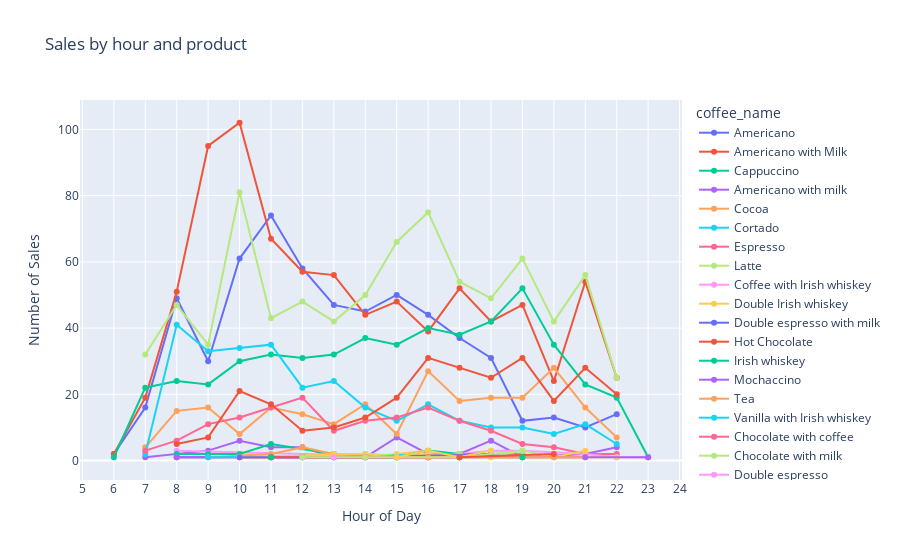

This figure's notebook cell:
### Markdown cell above
# Product Sales by Day time

### Code cell
Sales_hour=df.groupby(['hour','coffee_name']).size().reset_index(name='count')
fig=px.line(Sales_hour,x='hour',y='count',color='coffee_name',title='Sales by hour and product',markers=True)
fig.update_layout(xaxis=dict(dtick=1,title='Hour of Day'),yaxis_title='Number of Sales')
fig.show()

### Figure 1 — Plotly figure (JSON) as saved in the notebook; plotly's stock layout.template omitted (floating-point values rounded to 4 significant figures)
{"data": [{"hovertemplate": "coffee_name=Americano<br>hour=%{x}<br>count=%{y}<extra></extra>", "legendgroup": "Americano", "line": {"color": "#636efa", "dash": "solid"}, "marker": {"symbol": "circle"}, "mode": "lines+markers", "name": "Americano", "orientation": "v", "showlegend": true, "type": "scatter", "x": [6, 7, 8, 9, 10, 11, 12, 13, 14, 15, 16, 17, 18, 19, 20, 21, 22], "xaxis": "x", "y": [2, 16, 49, 30, 61, 74, 58, 47, 45, 50, 44, 37, 31, 12, 13, 10, 14], "yaxis": "y"}, {"hovertemplate": "coffee_name=Americano with Milk<br>hour=%{x}<br>count=%{y}<extra></extra>", "legendgroup": "Americano with Milk", "line": {"color": "#EF553B", "dash": "solid"}, "marker": {"symbol": "circle"}, "mode": "lines+markers", "name": "Americano with Milk", "orientation": "v", "showlegend": true, "type": "scatter", "x": [6, 7, 8, 9, 10, 11, 12, 13, 14, 15, 16, 17, 18, 19, 20, 21, 22], "xaxis": "x", "y": [2, 19, 51, 95, 102, 67, 57, 56, 44, 48, 39, 52, 42, 47, 24, 54, 25], "yaxis": "y"}, {"hovertemplate": "coffee_name=Cappuccino<br>hour=%{x}<br>count=%{y}<extra></extra>", "legendgroup": "Cappuccino", "line": {"color": "#00cc96", "dash": "solid"}, "marker": {"symbol": "circle"}, "mode": "lines+markers", "name": "Cappuccino", "orientation": "v", "showlegend": true, "type": "scatter", "x": [6, 7, 8, 9, 10, 11, 12, 13, 14, 15, 16, 17, 18, 19, 20, 21, 22, 23], "xaxis": "x", "y": [1, 22, 24, 23, 30, 32, 31, 32, 37, 35, 40, 38, 42, 52, 35, 23, 19, 1], "yaxis": "y"}, {"hovertemplate": "coffee_name=Americano with milk<br>hour=%{x}<br>count=%{y}<extra></extra>", "legendgroup": "Americano with milk", "line": {"color": "#ab63fa", "dash": "solid"}, "marker": {"symbol": "circle"}, "mode": "lines+markers", "name": "Americano with milk", "orientation": "v", "showlegend": true, "type": "scatter", "x": [7, 9, 10, 11, 12, 13, 14, 15, 16, 17, 18, 19, 21, 22], "xaxis": "x", "y": [1, 3, 6, 4, 4, 1, 1, 7, 2, 2, 6, 1, 2, 4], "yaxis": "y"}, {"hovertemplate": "coffee_name=Cocoa<br>hour=%{x}<br>count=%{y}<extra></extra>", "legendgroup": "Cocoa", "line": {"color": "#FFA15A", "dash": "solid"}, "marker": {"symbol": "circle"}, "mode": "lines+markers", "name": "Cocoa", "orientation": "v", "showlegend": true, "type": "scatter", "x": [7, 8, 9, 10, 11, 12, 13, 14, 15, 16, 17, 18, 19, 20, 21, 22], "xaxis": "x", "y": [4, 15, 16, 8, 16, 14, 11, 17, 8, 27, 18, 19, 19, 28, 16, 7], "yaxis": "y"}, {"hovertemplate": "coffee_name=Cortado<br>hour=%{x}<br>count=%{y}<extra></extra>", "legendgroup": "Cortado", "line": {"color": "#19d3f3", "dash": "solid"}, "marker": {"symbol": "circle"}, "mode": "lines+markers", "name": "Cortado", "orientation": "v", "showlegend": true, "type": "scatter", "x": [7, 8, 9, 10, 11, 12, 13, 14, 15, 16, 17, 18, 19, 20, 21, 22], "xaxis": "x", "y": [2, 41, 33, 34, 35, 22, 24, 16, 12, 17, 12, 10, 10, 8, 11, 5], "yaxis": "y"}, {"hovertemplate": "coffee_name=Espresso<br>hour=%{x}<br>count=%{y}<extra></extra>", "legendgroup": "Espresso", "line": {"color": "#FF6692", "dash": "solid"}, "marker": {"symbol": "circle"}, "mode": "lines+markers", "name": "Espresso", "orientation": "v", "showlegend": true, "type": "scatter", "x": [7, 8, 9, 10, 11, 12, 13, 14, 15, 16, 17, 18, 19, 20, 21, 22], "xaxis": "x", "y": [3, 6, 11, 13, 16, 19, 9, 12, 13, 16, 12, 9, 5, 4, 2, 2], "yaxis": "y"}, {"hovertemplate": "coffee_name=Latte<br>hour=%{x}<br>count=%{y}<extra></extra>", "legendgroup": "Latte", "line": {"color": "#B6E880", "dash": "solid"}, "marker": {"symbol": "circle"}, "mode": "lines+markers", "name": "Latte", "orientation": "v", "showlegend": true, "type": "scatter", "x": [7, 8, 9, 10, 11, 12, 13, 14, 15, 16, 17, 18, 19, 20, 21, 22], "xaxis": "x", "y": [32, 47, 35, 81, 43, 48, 42, 50, 66, 75, 54, 49, 61, 42, 56, 25], "yaxis": "y"}, {"hovertemplate": "coffee_name=Coffee with Irish whiskey<br>hour=%{x}<br>count=%{y}<extra></extra>", "legendgroup": "Coffee with Irish whiskey", "line": {"color": "#FF97FF", "dash": "solid"}, "marker": {"symbol": "circle"}, "mode": "lines+markers", "name": "Coffee with Irish whiskey", "orientation": "v", "showlegend": true, "type": "scatter", "x": [8, 16, 17, 18, 19, 21, 22, 23], "xaxis": "x", "y": [3, 1, 2, 3, 3, 2, 1, 1], "yaxis": "y"}, {"hovertemplate": "coffee_name=Double Irish whiskey<br>hour=%{x}<br>count=%{y}<extra></extra>", "legendgroup": "Double Irish whiskey", "line": {"color": "#FECB52", "dash": "solid"}, "marker": {"symbol": "circle"}, "mode": "lines+markers", "name": "Double Irish whiskey", "orientation": "v", "showlegend": true, "type": "scatter", "x": [8, 11, 13, 14, 15, 16, 17, 19, 22], "xaxis": "x", "y": [1, 1, 1, 1, 2, 3, 1, 1, 1], "yaxis": "y"}, {"hovertemplate": "coffee_name=Double espresso with milk<br>hour=%{x}<br>count=%{y}<extra></extra>", "legendgroup": "Double espresso with milk", "line": {"color": "#636efa", "dash": "solid"}, "marker": {"symbol": "circle"}, "mode": "lines+markers", "name": "Double espresso with milk", "orientation": "v", "showlegend": true, "type": "scatter", "x": [8, 15], "xaxis": "x", "y": [1, 1], "yaxis": "y"}, {"hovertemplate": "coffee_name=Hot Chocolate<br>hour=%{x}<br>count=%{y}<extra></extra>", "legendgroup": "Hot Chocolate", "line": {"color": "#EF553B", "dash": "solid"}, "marker": {"symbol": "circle"}, "mode": "lines+markers", "name": "Hot Chocolate", "orientation": "v", "showlegend": true, "type": "scatter", "x": [8, 9, 10, 11, 12, 13, 14, 15, 16, 17, 18, 19, 20, 21, 22], "xaxis": "x", "y": [5, 7, 21, 17, 9, 10, 13, 19, 31, 28, 25, 31, 18, 28, 20], "yaxis": "y"}, {"hovertemplate": "coffee_name=Irish whiskey<br>hour=%{x}<br>count=%{y}<extra></extra>", "legendgroup": "Irish whiskey", "line": {"color": "#00cc96", "dash": "solid"}, "marker": {"symbol": "circle"}, "mode": "lines+markers", "name": "Irish whiskey", "orientation": "v", "showlegend": true, "type": "scatter", "x": [8, 9, 10, 11, 13, 14, 15, 16, 17, 19], "xaxis": "x", "y": [2, 2, 2, 5, 2, 1, 1, 3, 2, 1], "yaxis": "y"}, {"hovertemplate": "coffee_name=Mochaccino<br>hour=%{x}<br>count=%{y}<extra></extra>", "legendgroup": "Mochaccino", "line": {"color": "#ab63fa", "dash": "solid"}, "marker": {"symbol": "circle"}, "mode": "lines+markers", "name": "Mochaccino", "orientation": "v", "showlegend": true, "type": "scatter", "x": [8, 9, 13, 15, 17], "xaxis": "x", "y": [1, 1, 1, 1, 1], "yaxis": "y"}, {"hovertemplate": "coffee_name=Tea<br>hour=%{x}<br>count=%{y}<extra></extra>", "legendgroup": "Tea", "line": {"color": "#FFA15A", "dash": "solid"}, "marker": {"symbol": "circle"}, "mode": "lines+markers", "name": "Tea", "orientation": "v", "showlegend": true, "type": "scatter", "x": [9, 11, 12, 13, 14, 15, 16, 17, 18], "xaxis": "x", "y": [1, 2, 4, 2, 2, 1, 1, 1, 2], "yaxis": "y"}, {"hovertemplate": "coffee_name=Vanilla with Irish whiskey<br>hour=%{x}<br>count=%{y}<extra></extra>", "legendgroup": "Vanilla with Irish whiskey", "line": {"color": "#19d3f3", "dash": "solid"}, "marker": {"symbol": "circle"}, "mode": "lines+markers", "name": "Vanilla with Irish whiskey", "orientation": "v", "showlegend": true, "type": "scatter", "x": [9, 18], "xaxis": "x", "y": [1, 2], "yaxis": "y"}, {"hovertemplate": "coffee_name=Chocolate with coffee<br>hour=%{x}<br>count=%{y}<extra></extra>", "legendgroup": "Chocolate with coffee", "line": {"color": "#FF6692", "dash": "solid"}, "marker": {"symbol": "circle"}, "mode": "lines+markers", "name": "Chocolate with coffee", "orientation": "v", "showlegend": true, "type": "scatter", "x": [10, 15, 17, 19], "xaxis": "x", "y": [1, 1, 1, 2], "yaxis": "y"}, {"hovertemplate": "coffee_name=Chocolate with milk<br>hour=%{x}<br>count=%{y}<extra></extra>", "legendgroup": "Chocolate with milk", "line": {"color": "#B6E880", "dash": "solid"}, "marker": {"symbol": "circle"}, "mode": "lines+markers", "name": "Chocolate with milk", "orientation": "v", "showlegend": true, "type": "scatter", "x": [10, 14, 16, 17, 18, 19, 20, 21], "xaxis": "x", "y": [1, 2, 1, 2, 1, 3, 1, 1], "yaxis": "y"}, {"hovertemplate": "coffee_name=Double espresso<br>hour=%{x}<br>count=%{y}<extra></extra>", "legendgroup": "Double espresso", "line": {"color": "#FF97FF", "dash": "solid"}, "marker": {"symbol": "circle"}, "mode": "lines+markers", "name": "Double espresso", "orientation": "v", "showlegend": true, "type": "scatter", "x": [10], "xaxis": "x", "y": [1], "yaxis": "y"}, {"hovertemplate": "coffee_name=Irish whiskey with milk<br>hour=%{x}<br>count=%{y}<extra></extra>", "legendgroup": "Irish whiskey with milk", "line": {"color": "#FECB52", "dash": "solid"}, "marker": {"symbol": "circle"}, "mode": "lines+markers", "name": "Irish whiskey with milk", "orientation": "v", "showlegend": true, "type": "scatter", "x": [10, 11, 13, 14, 15, 16, 18, 19, 20, 21], "xaxis": "x", "y": [1, 1, 2, 2, 1, 2, 1, 1, 1, 3], "yaxis": "y"}, {"hovertemplate": "coffee_name=Irish with chocolate<br>hour=%{x}<br>count=%{y}<extra></extra>", "legendgroup": "Irish with chocolate", "line": {"color": "#636efa", "dash": "solid"}, "marker": {"symbol": "circle"}, "mode": "lines+markers", "name": "Irish with chocolate", "orientation": "v", "showlegend": true, "type": "scatter", "x": [10, 11, 14, 18], "xaxis": "x", "y": [1, 1, 1, 2], "yaxis": "y"}, {"hovertemplate": "coffee_name=Double vanilla<br>hour=%{x}<br>count=%{y}<extra></extra>", "legendgroup": "Double vanilla", "line": {"color": "#EF553B", "dash": "solid"}, "marker": {"symbol": "circle"}, "mode": "lines+markers", "name": "Double vanilla", "orientation": "v", "showlegend": true, "type": "scatter", "x": [11, 16], "xaxis": "x", "y": [1, 1], "yaxis": "y"}, {"hovertemplate": "coffee_name=Vanilla coffee<br>hour=%{x}<br>count=%{y}<extra></extra>", "legendgroup": "Vanilla coffee", "line": {"color": "#00cc96", "dash": "solid"}, "marker": {"symbol": "circle"}, "mode": "lines+markers", "name": "Vanilla coffee", "orientation": "v", "showlegend": true, "type": "scatter", "x": [11], "xaxis": "x", "y": [1], "yaxis": "y"}, {"hovertemplate": "coffee_name=Caramel coffee<br>hour=%{x}<br>count=%{y}<extra></extra>", "legendgroup": "Caramel coffee", "line": {"color": "#ab63fa", "dash": "solid"}, "marker": {"symbol": "circle"}, "mode": "lines+markers", "name": "Caramel coffee", "orientation": "v", "showlegend": true, "type": "scatter", "x": [12, 23], "xaxis": "x", "y": [1, 1], "yaxis": "y"}, {"hovertemplate": "coffee_name=Caramel with chocolate<br>hour=%{x}<br>count=%{y}<extra></extra>", "legendgroup": "Caramel with chocolate", "line": {"color": "#FFA15A", "dash": "solid"}, "marker": {"symbol": "circle"}, "mode": "lines+markers", "name": "Caramel with chocolate", "orientation": "v", "showlegend": true, "type": "scatter", "x": [12, 16, 20, 21], "xaxis": "x", "y": [1, 1, 1, 1], "yaxis": "y"}, {"hovertemplate": "coffee_name=Coffee with chocolate<br>hour=%{x}<br>count=%{y}<extra></extra>", "legendgroup": "Coffee with chocolate", "line": {"color": "#19d3f3", "dash": "solid"}, "marker": {"symbol": "circle"}, "mode": "lines+markers", "name": "Coffee with chocolate", "orientation": "v", "showlegend": true, "type": "scatter", "x": [12], "xaxis": "x", "y": [1], "yaxis": "y"}, {"hovertemplate": "coffee_name=Double ristretto<br>hour=%{x}<br>count=%{y}<extra></extra>", "legendgroup": "Double ristretto", "line": {"color": "#FF6692", "dash": "solid"}, "marker": {"symbol": "circle"}, "mode": "lines+markers", "name": "Double ristretto", "orientation": "v", "showlegend": true, "type": "scatter", "x": [12], "xaxis": "x", "y": [1], "yaxis": "y"}, {"hovertemplate": "coffee_name=Super chocolate<br>hour=%{x}<br>count=%{y}<extra></extra>", "legendgroup": "Super chocolate", "line": {"color": "#B6E880", "dash": "solid"}, "marker": {"symbol": "circle"}, "mode": "lines+markers", "name": "Super chocolate", "orientation": "v", "showlegend": true, "type": "scatter", "x": [12, 14, 17, 19], "xaxis": "x", "y": [1, 1, 1, 3], "yaxis": "y"}, {"hovertemplate": "coffee_name=Chocolate<br>hour=%{x}<br>count=%{y}<extra></extra>", "legendgroup": "Chocolate", "line": {"color": "#FF97FF", "dash": "solid"}, "marker": {"symbol": "circle"}, "mode": "lines+markers", "name": "Chocolate", "orientation": "v", "showlegend": true, "type": "scatter", "x": [13], "xaxis": "x", "y": [1], "yaxis": "y"}, {"hovertemplate": "coffee_name=Caramel with Irish whiskey<br>hour=%{x}<br>count=%{y}<extra></extra>", "legendgroup": "Caramel with Irish whiskey", "line": {"color": "#FECB52", "dash": "solid"}, "marker": {"symbol": "circle"}, "mode": "lines+markers", "name": "Caramel with Irish whiskey", "orientation": "v", "showlegend": true, "type": "scatter", "x": [15, 16, 17, 18], "xaxis": "x", "y": [1, 3, 1, 3], "yaxis": "y"}, {"hovertemplate": "coffee_name=Caramel<br>hour=%{x}<br>count=%{y}<extra></extra>", "legendgroup": "Caramel", "line": {"color": "#636efa", "dash": "solid"}, "marker": {"symbol": "circle"}, "mode": "lines+markers", "name": "Caramel", "orientation": "v", "showlegend": true, "type": "scatter", "x": [17], "xaxis": "x", "y": [1], "yaxis": "y"}, {"hovertemplate": "coffee_name=Caramel with milk<br>hour=%{x}<br>count=%{y}<extra></extra>", "legendgroup": "Caramel with milk", "line": {"color": "#EF553B", "dash": "solid"}, "marker": {"symbol": "circle"}, "mode": "lines+markers", "name": "Caramel with milk", "orientation": "v", "showlegend": true, "type": "scatter", "x": [17, 20], "xaxis": "x", "y": [1, 2], "yaxis": "y"}, {"hovertemplate": "coffee_name=Double chocolate<br>hour=%{x}<br>count=%{y}<extra></extra>", "legendgroup": "Double chocolate", "line": {"color": "#00cc96", "dash": "solid"}, "marker": {"symbol": "circle"}, "mode": "lines+markers", "name": "Double chocolate", "orientation": "v", "showlegend": true, "type": "scatter", "x": [19], "xaxis": "x", "y": [1], "yaxis": "y"}, {"hovertemplate": "coffee_name=Hot milkshake<br>hour=%{x}<br>count=%{y}<extra></extra>", "legendgroup": "Hot milkshake", "line": {"color": "#ab63fa", "dash": "solid"}, "marker": {"symbol": "circle"}, "mode": "lines+markers", "name": "Hot milkshake", "orientation": "v", "showlegend": true, "type": "scatter", "x": [21], "xaxis": "x", "y": [1], "yaxis": "y"}], "layout": {"legend": {"title": {"text": "coffee_name"}, "tracegroupgap": 0}, "title": {"text": "Sales by hour and product"}, "xaxis": {"anchor": "y", "domain": [0, 1], "dtick": 1, "title": {"text": "Hour of Day"}}, "yaxis": {"anchor": "x", "domain": [0, 1], "title": {"text": "Number of Sales"}}}}
